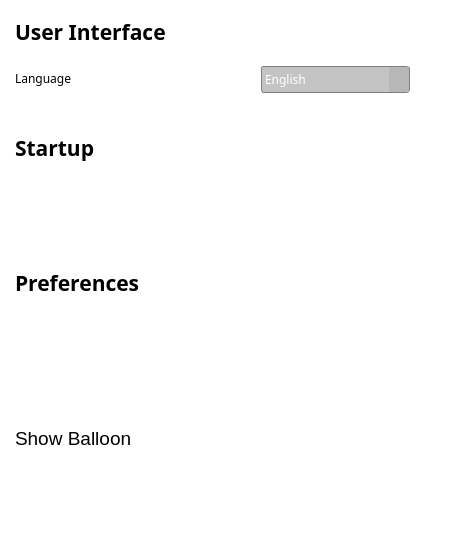
             <widget class="QWidget" name="generalSettingsPage">
              <property name="styleSheet">
               <string notr="true">
/* Individual pages inside the stacked widget */
QWidget {
    background-color: transparent;
    opacity: 1; /* Initially fully opaque */
}

/* Hidden state for pages */
QWidget[hidden=&quot;true&quot;] {
    opacity: 0; /* Hidden pages are fully transparent */
}
</string>
              </property>
              <widget class="QLabel" name="userInterfaceTitle">
               <property name="geometry">
                <rect>
                 <x>15</x>
                 <y>15</y>
                 <width>167</width>
                 <height>33</height>
                </rect>
               </property>
               <property name="font">
                <font>
                 <family>Sans Serif</family>
                 <pointsize>16</pointsize>
                 <bold>true</bold>
                </font>
               </property>
               <property name="styleSheet">
                <string notr="true">background-color: transparent;</string>
               </property>
               <property name="text">
                <string>User Interface</string>
               </property>
              </widget>
              <widget class="QLabel" name="languageLabel">
               <property name="geometry">
                <rect>
                 <x>15</x>
                 <y>66</y>
                 <width>123</width>
                 <height>25</height>
                </rect>
               </property>
               <property name="font">
                <font>
                 <family>Sans Serif</family>
                </font>
               </property>
               <property name="styleSheet">
                <string notr="true">background-color: transparent;
margin-left: &quot;40px&quot;;</string>
               </property>
               <property name="text">
                <string>Language</string>
               </property>
              </widget>
              <widget class="QComboBox" name="selectLanguageInput">
               <property name="geometry">
                <rect>
                 <x>261</x>
                 <y>66</y>
                 <width>149</width>
                 <height>27</height>
                </rect>
               </property>
               <property name="sizePolicy">
                <sizepolicy hsizetype="Preferred" vsizetype="Preferred">
                 <horstretch>0</horstretch>
                 <verstretch>0</verstretch>
                </sizepolicy>
               </property>
               <property name="minimumSize">
                <size>
                 <width>131</width>
                 <height>0</height>
                </size>
               </property>
               <property name="maximumSize">
                <size>
                 <width>16777215</width>
                 <height>30</height>
                </size>
               </property>
               <property name="font">
                <font>
                 <family>Sans Serif</family>
                </font>
               </property>
               <property name="contextMenuPolicy">
                <enum>Qt::NoContextMenu</enum>
               </property>
               <property name="styleSheet">
                <string notr="true">QComboBox {
    border: 1px solid gray;
    border-radius: 3px;
    padding: 1px 18px 1px 3px;
    min-width: 6em;
    background-color: rgba(180,180,180,200); 
    color: white; /* Text color */
    
	selection-background-color: rgba(79, 158, 164,100);
}

QComboBox::drop-down {
    subcontrol-origin: padding;
    subcontrol-position: top right;
    width: 20px;
    border-left: none; /* No left border for the drop-down arrow */
   background-color: rgba(180,180,180,200); 
}

QComboBox QAbstractItemView {
    border: 1px solid gray;
    background-color: rgba(180,180,180,200); 
    color: white; /* Text color */
    selection-background-color: rgba(79, 158, 164,100);
}
</string>
               </property>
               <property name="locale">
                <locale language="French" country="France"/>
               </property>
               <property name="editable">
                <bool>false</bool>
               </property>
               <property name="currentText">
                <string>English</string>
               </property>
               <property name="frame">
                <bool>true</bool>
               </property>
               <item>
                <property name="text">
                 <string>English</string>
                </property>
               </item>
               <item>
                <property name="text">
                 <string>French</string>
                </property>
               </item>
               <item>
                <property name="text">
                 <string>Spanish</string>
                </property>
               </item>
               <item>
                <property name="text">
                 <string>Chinese</string>
                </property>
               </item>
               <item>
                <property name="text">
                 <string>Italian</string>
                </property>
               </item>
              </widget>
              <widget class="Line" name="line">
               <property name="geometry">
                <rect>
                 <x>15</x>
                 <y>117</y>
                 <width>427</width>
                 <height>3</height>
                </rect>
               </property>
               <property name="font">
                <font>
                 <stylestrategy>PreferDefault</stylestrategy>
                </font>
               </property>
               <property name="autoFillBackground">
                <bool>false</bool>
               </property>
               <property name="styleSheet">
                <string notr="true">background-color: &quot;#474748&quot;;

</string>
               </property>
               <property name="orientation">
                <enum>Qt::Horizontal</enum>
               </property>
              </widget>
              <widget class="QLabel" name="userInterfaceTitle_3">
               <property name="geometry">
                <rect>
                 <x>15</x>
                 <y>261</y>
                 <width>141</width>
                 <height>43</height>
                </rect>
               </property>
               <property name="font">
                <font>
                 <family>Sans Serif</family>
                 <pointsize>16</pointsize>
                 <bold>true</bold>
                </font>
               </property>
               <property name="styleSheet">
                <string notr="true">background-color: transparent;
margin-bottom: &quot;10px&quot;;</string>
               </property>
               <property name="text">
                <string>Preferences</string>
               </property>
              </widget>
              <widget class="QLabel" name="label_8">
               <property name="geometry">
                <rect>
                 <x>15</x>
                 <y>420</y>
                 <width>231</width>
                 <height>37</height>
                </rect>
               </property>
               <property name="font">
                <font>
                 <pointsize>14</pointsize>
                </font>
               </property>
               <property name="styleSheet">
                <string notr="true">background-color: transparent;
margin-left: &quot;40px&quot;;
margin-top: &quot;10px&quot;;</string>
               </property>
               <property name="text">
                <string>Show Balloon</string>
               </property>
              </widget>
              <widget class="QRadioButton" name="radioButton">
               <property name="geometry">
                <rect>
                 <x>85</x>
                 <y>465</y>
                 <width>173</width>
                 <height>23</height>
                </rect>
               </property>
               <property name="styleSheet">
                <string notr="true">QRadioButton {
    background-color: transparent;
    color: #ffffff;
    padding: 5px;
    border: none;
}

QRadioButton::indicator {
    width: 8px;
    height: 8px;
    border-radius: 8px;
    border: 2px solid #ffffff;
}

QRadioButton::indicator:checked {
    background-color: #ffffff;
}
</string>
               </property>
               <property name="text">
                <string>On connect</string>
               </property>
              </widget>
              <widget class="QRadioButton" name="radioButton_3">
               <property name="geometry">
                <rect>
                 <x>85</x>
                 <y>490</y>
                 <width>136</width>
                 <height>23</height>
                </rect>
               </property>
               <property name="styleSheet">
                <string notr="true">QRadioButton {
    background-color: transparent;
    color: #ffffff;
    padding: 5px;
    border: none;
}

QRadioButton::indicator {
    width: 8px;
    height: 8px;
    border-radius: 8px;
    border: 2px solid #ffffff;
}

QRadioButton::indicator:checked {
    background-color: #ffffff;
}
</string>
               </property>
               <property name="text">
                <string>Never</string>
               </property>
              </widget>
              <widget class="QRadioButton" name="radioButton_2">
               <property name="geometry">
                <rect>
                 <x>85</x>
                 <y>515</y>
                 <width>246</width>
                 <height>23</height>
                </rect>
               </property>
               <property name="styleSheet">
                <string notr="true">QRadioButton {
    background-color: transparent;
    color: #ffffff;
    padding: 5px;
    border: none;
}

QRadioButton::indicator {
    width: 8px;
    height: 8px;
    border-radius: 8px;
    border: 2px solid #ffffff;
}

QRadioButton::indicator:checked {
    background-color: #ffffff;
}
</string>
               </property>
               <property name="text">
                <string>On connect/reconnect</string>
               </property>
              </widget>
              <widget class="QLabel" name="userInterfaceTitle_2">
               <property name="geometry">
                <rect>
                 <x>15</x>
                 <y>126</y>
                 <width>96</width>
                 <height>43</height>
                </rect>
               </property>
               <property name="font">
                <font>
                 <family>Sans Serif</family>
                 <pointsize>16</pointsize>
                 <bold>true</bold>
                </font>
               </property>
               <property name="styleSheet">
                <string notr="true">background-color: transparent;
margin-top: &quot;10px&quot;;</string>
               </property>
               <property name="text">
                <string>Startup</string>
               </property>
              </widget>
              <widget class="QCheckBox" name="checkBox_2">
               <property name="geometry">
                <rect>
                 <x>15</x>
                 <y>190</y>
                 <width>291</width>
                 <height>23</height>
                </rect>
               </property>
               <property name="autoFillBackground">
                <bool>false</bool>
               </property>
               <property name="styleSheet">
                <string notr="true">QCheckBox {
    background-color: transparent; 
    color: white;
	margin-left: &quot;40px&quot;;
   
}

QCheckBox::indicator {
    border: 1px solid white; 
border-radius: 3px;
    width: 15px; 
    height: 15px;
    background-color: transparent;
}

QCheckBox::indicator:checked {
    image: url(:/logos/images/new.png); 
    background-color: transparent; 
    border: 1px solid white;
}

QCheckBox::indicator:unchecked {
    background-color: transparent;
    border: 1px solid white;
}
</string>
               </property>
               <property name="text">
                <string>Launch on Windows Startup</string>
               </property>
               <property name="iconSize">
                <size>
                 <width>5</width>
                 <height>5</height>
                </size>
               </property>
               <property name="checked">
                <bool>false</bool>
               </property>
               <property name="tristate">
                <bool>false</bool>
               </property>
              </widget>
              <widget class="QCheckBox" name="checkBox_3">
               <property name="geometry">
                <rect>
                 <x>15</x>
                 <y>310</y>
                 <width>203</width>
                 <height>23</height>
                </rect>
               </property>
               <property name="autoFillBackground">
                <bool>false</bool>
               </property>
               <property name="styleSheet">
                <string notr="true">QCheckBox {
    background-color: transparent; 
    color: white;
	margin-left: &quot;40px&quot;;
}

QCheckBox::indicator {
    border: 1px solid white; 
border-radius: 3px;
    width: 15px; 
    height: 15px;
    background-color: transparent;
}

QCheckBox::indicator:checked {
    image: url(:/logos/images/new.png); 
    background-color: transparent; 
    border: 1px solid white;
}

QCheckBox::indicator:unchecked {
    background-color: transparent;
    border: 1px solid white;
}
</string>
               </property>
               <property name="text">
                <string>Append to log</string>
               </property>
               <property name="iconSize">
                <size>
                 <width>5</width>
                 <height>5</height>
                </size>
               </property>
               <property name="checked">
                <bool>false</bool>
               </property>
               <property name="tristate">
                <bool>false</bool>
               </property>
              </widget>
              <widget class="QCheckBox" name="checkBox_4">
               <property name="geometry">
                <rect>
                 <x>15</x>
                 <y>345</y>
                 <width>231</width>
                 <height>23</height>
                </rect>
               </property>
               <property name="autoFillBackground">
                <bool>false</bool>
               </property>
               <property name="styleSheet">
                <string notr="true">QCheckBox {
    background-color: transparent; 
    color: white;
	margin-left: &quot;40px&quot;;
}

QCheckBox::indicator {
    border: 1px solid white; 
    width: 15px; 
border-radius: 3px;
    height: 15px;
    background-color: transparent;
}

QCheckBox::indicator:checked {
    image: url(:/logos/images/new.png); 
    background-color: transparent; 
    border: 1px solid white;
}

QCheckBox::indicator:unchecked {
    background-color: transparent;
    border: 1px solid white;
}
</string>
               </property>
               <property name="text">
                <string>Show script window</string>
               </property>
               <property name="iconSize">
                <size>
                 <width>5</width>
                 <height>5</height>
                </size>
               </property>
               <property name="checked">
                <bool>false</bool>
               </property>
               <property name="tristate">
                <bool>false</bool>
               </property>
              </widget>
              <widget class="Line" name="line_2">
               <property name="geometry">
                <rect>
                 <x>15</x>
                 <y>240</y>
                 <width>427</width>
                 <height>3</height>
                </rect>
               </property>
               <property name="styleSheet">
                <string notr="true">background-color: &quot;#474748&quot;;</string>
               </property>
               <property name="orientation">
                <enum>Qt::Horizontal</enum>
               </property>
              </widget>
              <widget class="QCheckBox" name="checkBox_5">
               <property name="geometry">
                <rect>
                 <x>15</x>
                 <y>380</y>
                 <width>231</width>
                 <height>23</height>
                </rect>
               </property>
               <property name="autoFillBackground">
                <bool>false</bool>
               </property>
               <property name="styleSheet">
                <string notr="true">QCheckBox {
    background-color: transparent; 
    color: white;
	margin-left: &quot;40px&quot;;
}

QCheckBox::indicator {
    border: 1px solid white; 
    width: 15px; 
border-radius: 3px;
    height: 15px;
    background-color: transparent;
}

QCheckBox::indicator:checked {
    image: url(:/logos/images/new.png); 
    background-color: transparent; 
    border: 1px solid white;
}

QCheckBox::indicator:unchecked {
    background-color: transparent;
    border: 1px solid white;
}
</string>
               </property>
               <property name="text">
                <string>Silent Connection</string>
               </property>
               <property name="iconSize">
                <size>
                 <width>5</width>
                 <height>5</height>
                </size>
               </property>
               <property name="checked">
                <bool>false</bool>
               </property>
               <property name="tristate">
                <bool>false</bool>
               </property>
              </widget>
             </widget>
